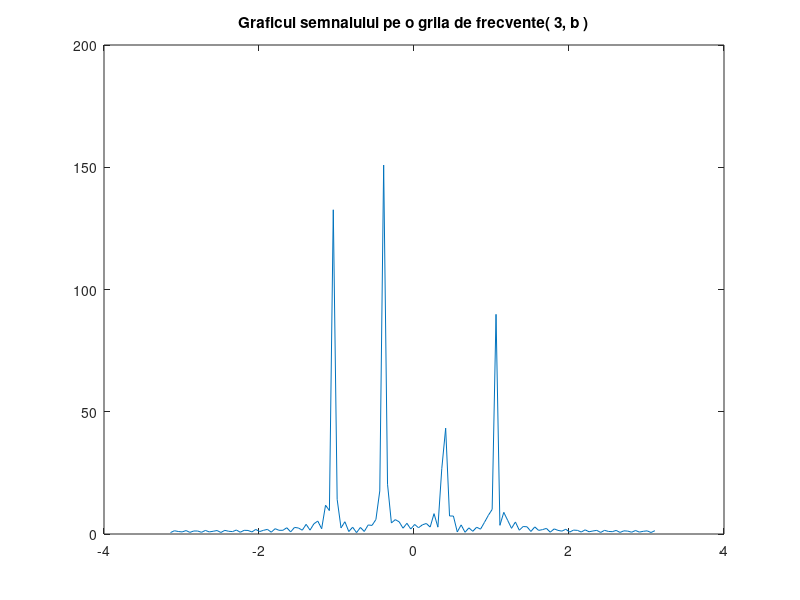

Write MATLAB code to recreate this figure.
clc ;
close all ;
clear all ; 

N = 300 ;
n = 0 : N - 1 ;

omega = -pi : 0.05 : pi ;
j = sqrt( -1 ) ;

omega1 = pi / 8 ;
% omega1 = pi / 3 ;
omega2 = pi / 3 ;

x = cos( omega1 * n ) + cos( omega2 * n  ) ;
X = abs( x * exp( -j * n' * omega ) ) ;

figure;
plot( omega, X ) ;
title('Graficul semnalului pe o grila de frecvente( 3, b )' ) ;

% Functia este reprezentata de doua cosinusuri, deci numarul de
% varfuri se dubleaza
% Da, iese graficul la care ne asteptam pentru ca e simetrica 